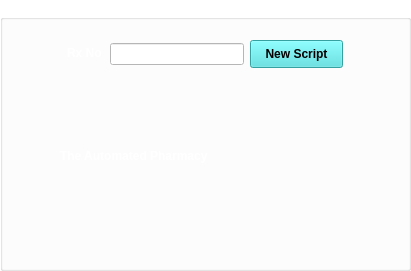
     <widget class="QGroupBox" name="groupBox_3">
      <property name="geometry">
       <rect>
        <x>445</x>
        <y>420</y>
        <width>411</width>
        <height>271</height>
       </rect>
      </property>
      <property name="styleSheet">
       <string notr="true">background:transparent;
font:bold;
color:white;font:bold;</string>
      </property>
      <property name="title">
       <string>Rx</string>
      </property>
      <property name="flat">
       <bool>false</bool>
      </property>
      <widget class="QLineEdit" name="RxN">
       <property name="geometry">
        <rect>
         <x>110</x>
         <y>43</y>
         <width>134</width>
         <height>22</height>
        </rect>
       </property>
       <property name="styleSheet">
        <string notr="true">background-color: white;
color:black;
font:bold;

</string>
       </property>
       <property name="text">
        <string/>
       </property>
      </widget>
      <widget class="QLabel" name="label_13">
       <property name="geometry">
        <rect>
         <x>67</x>
         <y>45</y>
         <width>36</width>
         <height>16</height>
        </rect>
       </property>
       <property name="styleSheet">
        <string notr="true">font:bold;
background:transparent;
color:white;</string>
       </property>
       <property name="text">
        <string>Rx No</string>
       </property>
      </widget>
      <widget class="QPushButton" name="NewScript">
       <property name="geometry">
        <rect>
         <x>250</x>
         <y>40</y>
         <width>93</width>
         <height>28</height>
        </rect>
       </property>
       <property name="cursor">
        <cursorShape>PointingHandCursor</cursorShape>
       </property>
       <property name="styleSheet">
        <string notr="true">background-color:rgb(75, 226, 226);
alternate-background-color: rgb(75, 226, 226);
color:black;
</string>
       </property>
       <property name="text">
        <string>New Script</string>
       </property>
      </widget>
      <widget class="QLabel" name="label_14">
       <property name="geometry">
        <rect>
         <x>60</x>
         <y>120</y>
         <width>311</width>
         <height>71</height>
        </rect>
       </property>
       <property name="styleSheet">
        <string notr="true">color: rgb(104, 104, 104);
font: 75 italic 10pt \&quot;8514oem\&quot;;
background:transparent;
color:white;
font: 75 italic 13pt  &quot;Unispace&quot;;</string>
       </property>
       <property name="text">
        <string>The Automated Pharmacy</string>
       </property>
      </widget>
     </widget>
